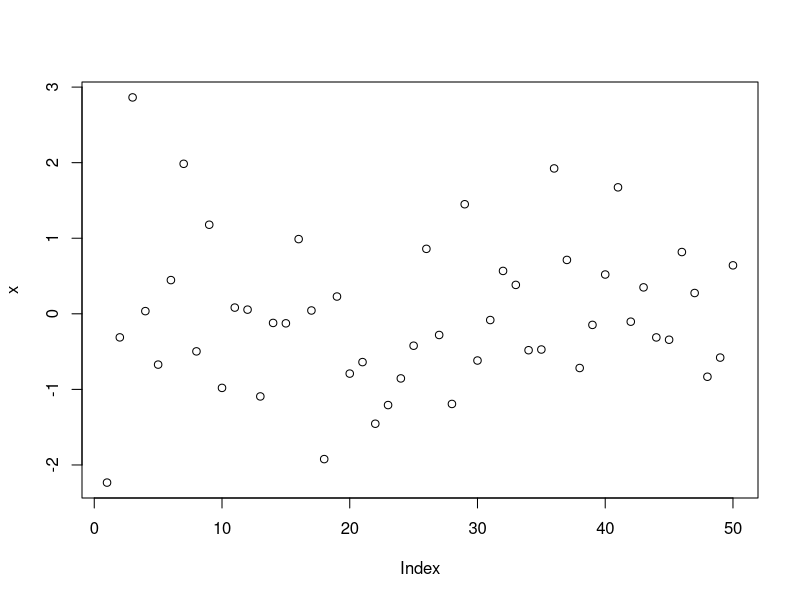
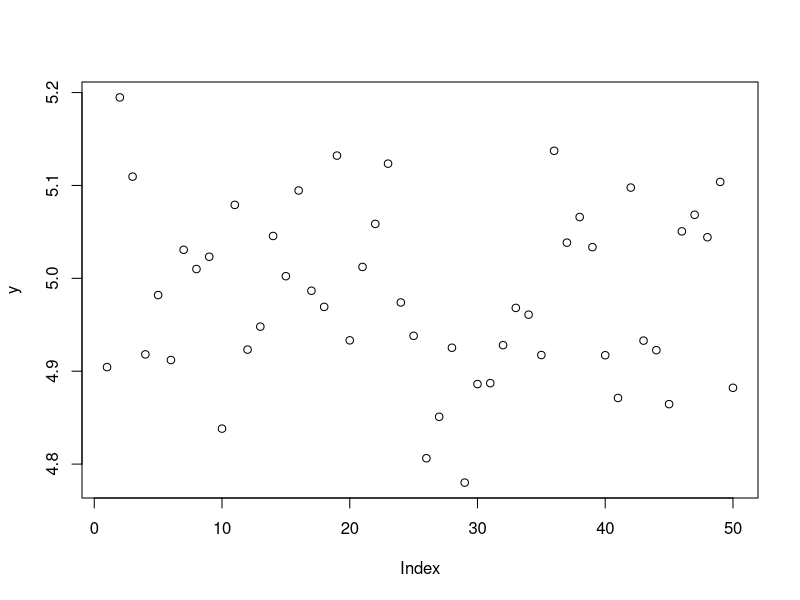
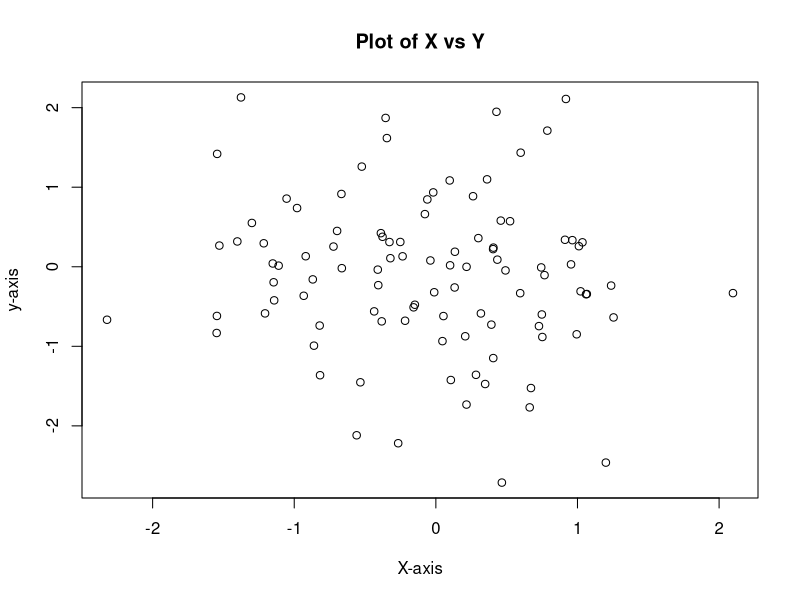

R code for these plots, in order:
## ---- chunk 1
# Declaring a vector
 x <- c(1,2,3,4)

# Length of Vector
 length(x)

# Adding Vectors
 x = c(1,2,3)
 y = c(9,8,7)
 x+y
## ---- chunk 2
# ls() function gives list of all the objects (data and functions)
 ls()
 
# Remove an objects
 rm(x)
 
# Remove all objects
 rm (list = ls())
## ---- chunk 3
#Matrix Declaration
 x = matrix(data = c(1,2,3,4), nrow = 2, ncol = 2) #Note entries go in each row for the same column first
 x
 
# Another way
 y = matrix(c(4,5,6,7,8,9), 2,3)
 y
 
# Entering the entries by each column first (per row)
 z = matrix(data=c(1,2,3,4,5,6), 2, 2, byrow = TRUE)
 z
## ---- chunk 4
# Some simple functions: Square Root
 x = matrix(c(4,9,16,25),2,2)
 sqrt(x)
 
# Squaring values
 x = matrix(c(1,2,3,4),2,2)
 x^2
## ---- chunk 5
x = rnorm(50) # Random 50 values, with mean of 0 and std dev = 1
plot(x)

y = rnorm(50, mean=5, sd = 0.1) #50 values with mean around 5 and std dev = 0.1
plot(y)
## ---- chunk 6
x = rnorm(100)
y = rnorm(100)
plot(x,y, xlab = "X-axis",ylab = "y-axis", main="Plot of X vs Y")

